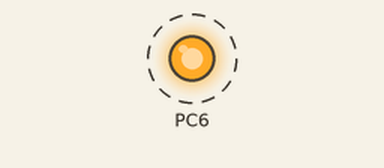
Simulated run of this program. Board: ATmega328P, built with avr-gcc and emulated at 16 MHz. On the bench: output pins drawn as LEDs (lit = HIGH). Dashed ring = blinking.

Above: at 0.2 s.
Timing chart, 0 to 3.0 s (numbered marks = the images above):
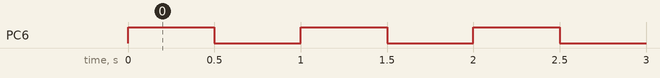

The program:

main.c
```c
/*
 * Blink_Bitwise500ms.c
 *
 * Created: 03-04-2026 14:47:57
 * Author : roseb
 */
#define F_CPU 16000000UL
#include <avr/io.h>
#include<util/delay.h>


int main(void)
{
	DDRC|=(1<<DDC6);                 //configuring DDRC's 6th pin as output
    /* Replace with your application code */
    while (1)
    {
		PORTC|=(1<<PC6);             //setting Port C's 6th pin as high
		_delay_ms(500);
		PORTC&=~(1<<PC6);            //setting Port C's 6th pin as low
		_delay_ms(500);


    }
}
```

Measured:
- by itself, PC6: alternates HIGH for 0.50 s and LOW for 0.50 s
